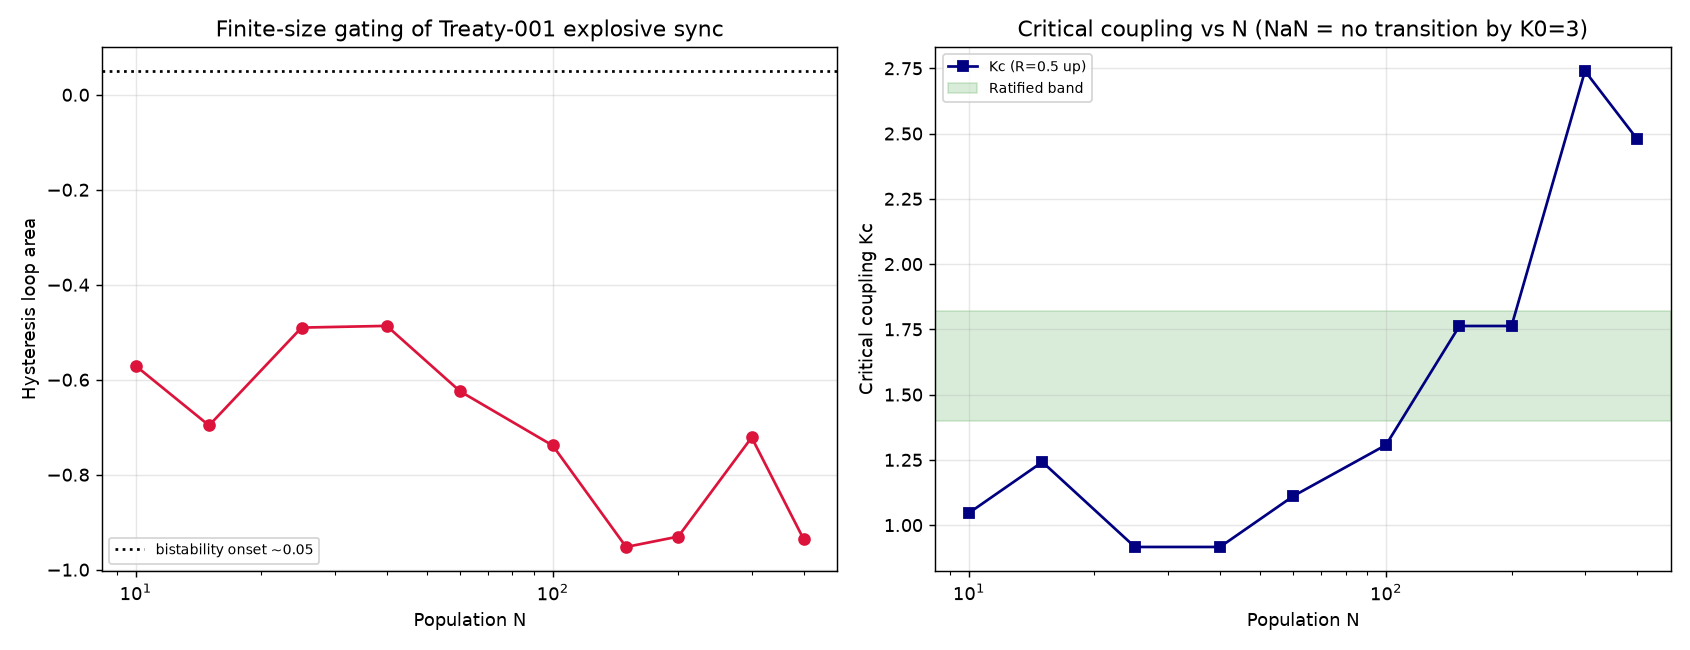

Write the Python code that produced this figure.
'''Finite-size scaling of Treaty-001 explosive synchronization.
Does the ratified bistability band [1.40,1.82] appear for small N?
Exact O(N) all-to-all Kuramoto with feedback K=K0*R**alpha.'''
import os, math
import numpy as np
import matplotlib
matplotlib.use('Agg')
import matplotlib.pyplot as plt

def order_param(th):
    z = np.mean(np.exp(1j * np.array(th)))
    return abs(z), np.angle(z)

def kuramoto_sweep(thetas0, K0s, alpha=0.6, dt=0.02, steps_per=30, sigma=0.008, seed=0):
    rng = np.random.RandomState(seed)
    th = np.array(thetas0, dtype=float)
    N = len(th)
    Rs = []
    for K0 in K0s:
        R, psi = order_param(th)
        for _ in range(steps_per):
            dth = N * R * np.sin(psi - th)   # exact all-to-all identity
            K = K0 * (R ** alpha)
            th = th + dt * ((K / N) * dth) + math.sqrt(dt) * sigma * rng.randn(N)
            R, psi = order_param(th)
        Rs.append(R)
    return np.array(Rs)

try:
    trapz = np.trapezoid
except AttributeError:
    trapz = np.trapz

Kgrid = np.linspace(0.2, 3.0, 44)
Kup, Kdown = Kgrid, Kgrid[::-1]
Ns = [10, 15, 25, 40, 60, 100, 150, 200, 300, 400]
rows = []
for N in Ns:
    rng = np.random.RandomState(N + 99)
    th_rand = rng.uniform(0, 2 * math.pi, N)
    R0, _ = order_param(th_rand)
    Rup = kuramoto_sweep(th_rand, Kup, seed=N + 1)
    Rdown = kuramoto_sweep(th_rand, Kdown, seed=N + 2)
    area = float(trapz(Rup - Rdown, Kup))
    idx = np.where(Rup > 0.5)[0]
    kc = float(Kup[idx[0]]) if len(idx) else float('nan')
    rows.append({'N': N, 'R0': float(R0), 'Rmax_up': float(Rup.max()),
                 'Rmax_down': float(Rdown.max()), 'hyst_area': area, 'kc_Rhalf': kc})
    print('N=%4d R0=%.3f Rmax_up=%.3f Rmax_down=%.3f hyst_area=%.4f kc=%.2f' %
          (N, R0, Rup.max(), Rdown.max(), area, kc))

import json
json.dump(rows, open(os.path.join(os.path.dirname(__file__), 'ecosystem_kuramoto3_result.json'), 'w'), indent=2)

# Plot: hysteresis area vs N (log x) and Kc vs N
fig, ax = plt.subplots(1, 2, figsize=(13, 5))
ax[0].semilogx([r['N'] for r in rows], [r['hyst_area'] for r in rows], 'o-', color='crimson')
ax[0].axhline(0.05, color='k', ls=':', label='bistability onset ~0.05')
ax[0].set_xlabel('Population N'); ax[0].set_ylabel('Hysteresis loop area')
ax[0].set_title('Finite-size gating of Treaty-001 explosive sync')
ax[0].legend(fontsize=8); ax[0].grid(alpha=0.3)
kc = [r['kc_Rhalf'] for r in rows]
ax[1].semilogx([r['N'] for r in rows], kc, 's-', color='navy', label='Kc (R=0.5 up)')
ax[1].axhspan(1.40, 1.82, color='green', alpha=0.15, label='Ratified band')
ax[1].set_xlabel('Population N'); ax[1].set_ylabel('Critical coupling Kc')
ax[1].set_title('Critical coupling vs N (NaN = no transition by K0=3)')
ax[1].legend(fontsize=8); ax[1].grid(alpha=0.3)
fig.tight_layout()
out = os.path.join(os.path.dirname(__file__), 'ecosystem_kuramoto3.png')
fig.savefig(out, dpi=130)
print('saved', out)
